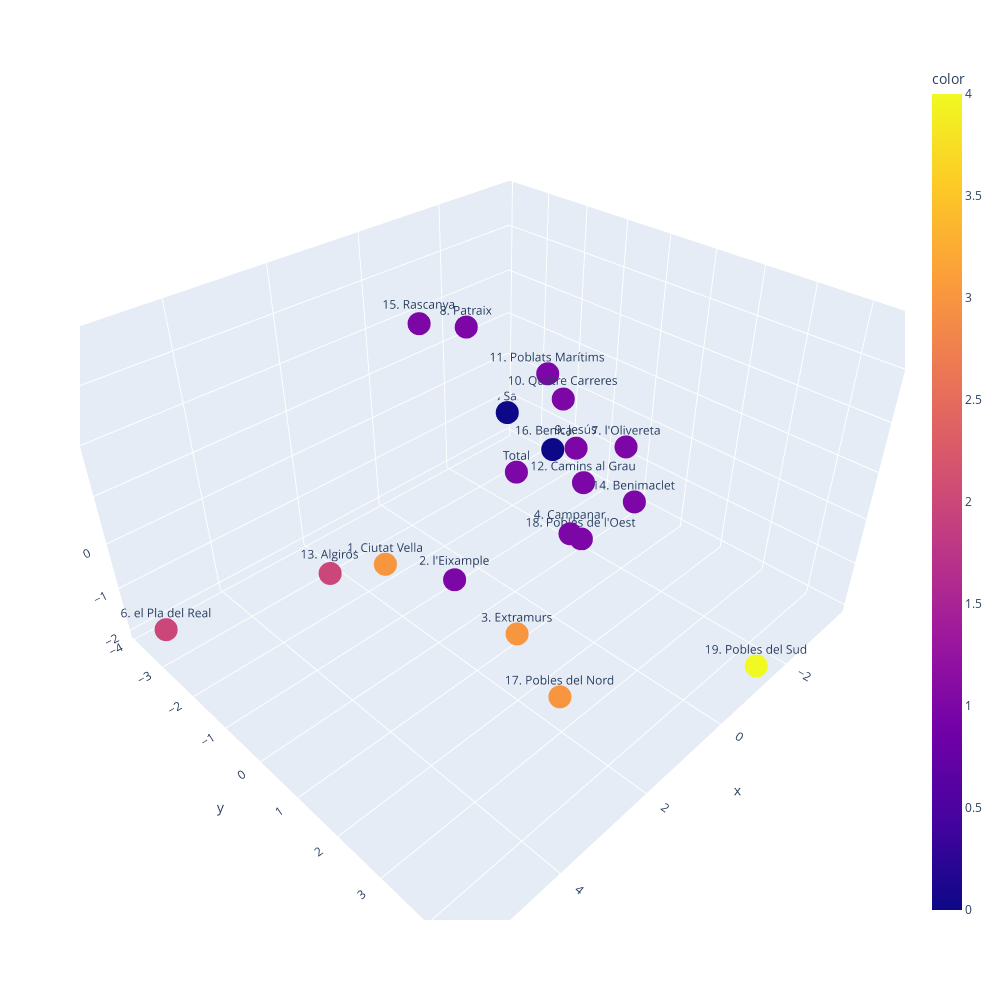

Notebook code for this chart:
### Code cell
# Vemos que el número óptimo de clusters es 5


kmeans = KMeans(n_clusters=5)
kmeans.fit(df_scaled)
df['Cluster'] = kmeans.labels_

df.head(19)

# Representamos los datos en 3D (debe poder girarse, usaremos plotly). Cada punto debe mostrar su nombre (distrito) y su cluster

fig = px.scatter_3d(x=df_pca[:, 0], y=df_pca[:, 1], z=df_pca[:, 2], text=df['Distrito'], color=df['Cluster'], width=1000, height=1000)

fig.show()

### Figure 1 — Plotly figure (JSON) as saved in the notebook; plotly's stock layout.template omitted (floating-point values rounded to 4 significant figures)
{"data": [{"hovertemplate": "x=%{x}<br>y=%{y}<br>z=%{z}<br>text=%{text}<br>color=%{marker.color}<extra></extra>", "legendgroup": "", "marker": {"color": [1, 3, 1, 3, 1, 0, 2, 1, 1, 1, 1, 1, 1, 2, 1, 1, 0, 3, 1, 4], "coloraxis": "coloraxis", "symbol": "circle"}, "mode": "markers+text", "name": "", "scene": "scene", "showlegend": false, "text": ["Total", "1. Ciutat Vella", "2. l'Eixample", "3. Extramurs", "4. Campanar", "5. la Saïdia", "6. el Pla del Real", "7. l'Olivereta", "8. Patraix", "9. Jesús", "10. Quatre Carreres", "11. Poblats Marítims", "12. Camins al Grau", "13. Algirós", "14. Benimaclet", "15. Rascanya", "16. Benicalap", "17. Pobles del Nord", "18. Pobles de l'Oest", "19. Pobles del Sud"], "type": "scatter3d", "x": [-0.254, 2.951, 1.783, 1.573, -0.06703, -3.671, 5.593, -1.538, 1.023, -1.318, -0.9539, -2.746, -1.258, 2.673, -0.1978, 1.22, -3.476, 2.029, -1.975, -1.39], "y": [-0.2632, -0.1749, 0.2264, 1.543, 1.232, -3.818, -3.188, 1.192, -0.1788, 0.2293, 0.1782, -1.796, 0.5016, -2.246, 2.44, -1.07, -2.217, 2.943, -0.04351, 4.511], "z": [0.374, 0.1191, -0.6726, -1.218, -0.1241, -1.326, -1.585, 0.9978, 3.761, 0.632, 1.802, 0.8375, 0.02276, -1.464, 1.118, 3.578, -1.514, -1.364, -1.997, -1.977]}], "layout": {"coloraxis": {"colorbar": {"title": {"text": "color"}}, "colorscale": [[0, "#0d0887"], [0.1111, "#46039f"], [0.2222, "#7201a8"], [0.3333, "#9c179e"], [0.4444, "#bd3786"], [0.5556, "#d8576b"], [0.6667, "#ed7953"], [0.7778, "#fb9f3a"], [0.8889, "#fdca26"], [1, "#f0f921"]]}, "height": 1000, "legend": {"tracegroupgap": 0}, "margin": {"t": 60}, "scene": {"domain": {"x": [0, 1], "y": [0, 1]}, "xaxis": {"title": {"text": "x"}}, "yaxis": {"title": {"text": "y"}}, "zaxis": {"title": {"text": "z"}}}, "width": 1000}}
